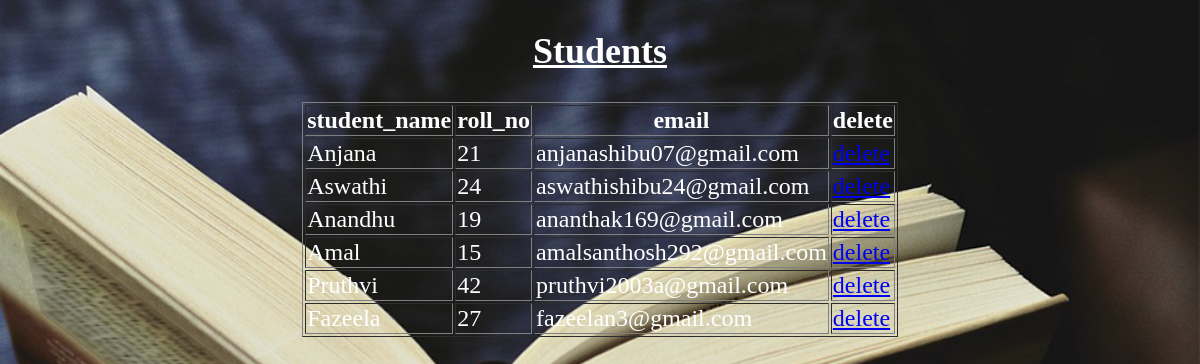
The page /student_list/ on the database its author committed.
### feedback/models.py (models this page shows)
class student(models.Model):
    StudentName = models.CharField(max_length = 20)
    RollNumber = models.CharField(max_length = 20)
    Email = models.CharField(max_length = 50)
    Branch = models.CharField(max_length = 20)
    Password = models.CharField(max_length = 20)

### feedback/views.py (the view)
# urls.py: path('student_list/',views.student_list,name='student_list'),
def student_list(request):
    students = student.objects.all()
    return render(request, 'student_list.html', {'students':students})

### feedback/templates/student_list.html (shortened to what this page needs)
{% load static %}
<!DOCTYPE html>
<html lang="en">
<html>
    <head>
    </head>
    <body>
        <center>
            <font size="+2" style="color: white;"><h2><u>Students</u></h2>
        <table border="1">
            <tr>
                <th>student_name</th>
                <th>roll_no</th>
                <th>email</th>
                <th>delete</th>
            </tr>
            {% for student in students %}
            <tr>
                <td>{{ student.StudentName }}</td>
                <td>{{ student.RollNumber }}</td>
                <td>{{ student.Email }}</td>
                <td><a href="/delete_record/{{student.id}}">delete</a></td>
            </tr>
            {% endfor %}
        </table>
        </font>
        </center>
    </body>
</html>

### rows shown on the page
student: StudentName "Anjana", RollNumber "21", Email "anjanashibu07@gmail.com"
student: StudentName "Aswathi", RollNumber "24", Email "aswathishibu24@gmail.com"
student: StudentName "Anandhu", RollNumber "19", Email "ananthak169@gmail.com"
student: StudentName "Amal", RollNumber "15", Email "amalsanthosh292@gmail.com"
student: StudentName "Pruthvi", RollNumber "42", Email "pruthvi2003a@gmail.com"
student: StudentName "Fazeela", RollNumber "27", Email "fazeelan3@gmail.com"
